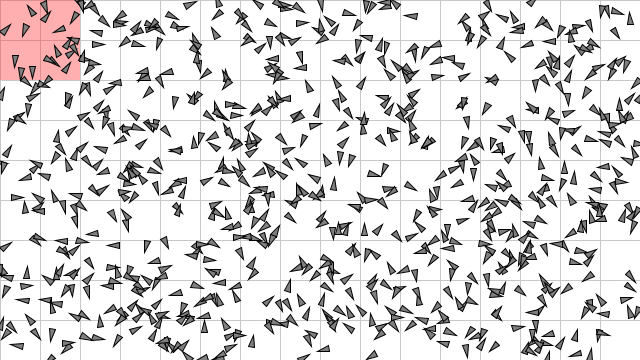
Frame 1 (no input)
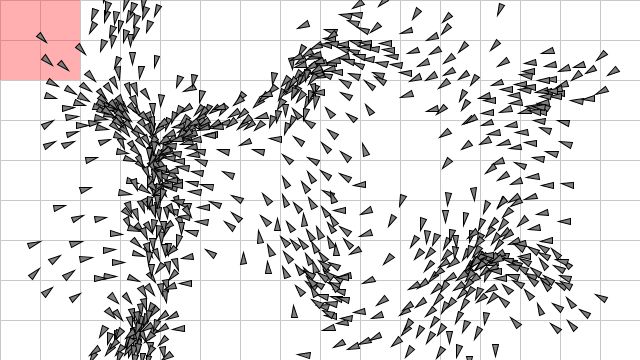
Frame 60 (the mouse pressed at the canvas centre just before this capture)
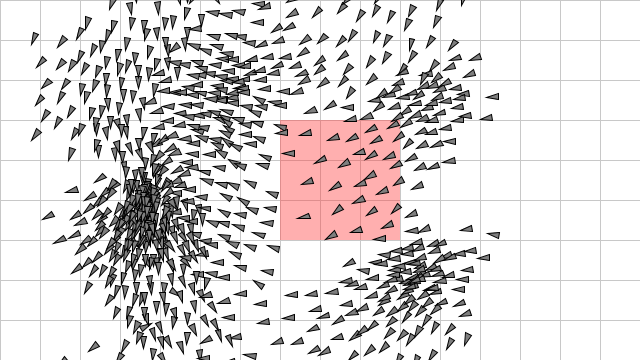
Frame 120 (the mouse held since frame 60 and released just before this capture)

The Processing sketch that drew these frames (run headless with seeded random() and noise(); from frame 60 on, the mouse is pressed at the canvas centre):

// Processing sketch: Example_5_12_Bin_Lattice_Spatial_Separation
// ── Example_5_12_Bin_Lattice_Spatial_Separation.pde
// The Nature of Code
// Daniel Shiffman
// http://natureofcode.com

// Demonstration of Craig Reynolds' "Flocking" behavior
// See: http://www.red3d.com/cwr/
// Rules: Cohesion, Separation, Alignment

// Click mouse to add boids into the system

Flock flock;

// bin-lattice spatial subdivision
ArrayList<ArrayList<ArrayList<Boid>>> grid;
int cols;
int rows;
float resolution = 40; // adjust as necessary

// Creates 3D Grid Array 
void make3DArray(int cols, int rows){
  grid = new ArrayList<>();
  while(grid.size() <= rows){
    grid.add(new ArrayList<>());
  }
  
  for(int i = 0; i < rows; i++){
    ArrayList<ArrayList<Boid>> rowList = grid.get(i);
    while(rowList.size() <= cols){
      rowList.add(new ArrayList<Boid>());
    }
  }
}

void setup() {
  size(640, 360);
  cols = floor(width / resolution);
  rows = floor(height / resolution);
  make3DArray(cols, rows);
  
  flock = new Flock();
  
  // Add an initial set of boids into the system
  for (int i = 0; i < 800; i++) {
    Boid boid = new Boid(random(width), random(height));
    flock.addBoid(boid);
  }
}

void draw() {
  background(255);

  // Reset grid at the beginning of each frame
  for(int i = 0; i < rows; i++){
    for(int j = 0; j < cols; j++){
      grid.get(i).get(j).clear();
    }
  }

  // Place each boid into the appropriate cell in the grid
  for (Boid boid : flock.boids) {
    int col = floor(boid.position.x / resolution);
    int row = floor(boid.position.y / resolution);
    col = constrain(col, 0, cols - 1);
    row = constrain(row, 0, rows - 1);
    grid.get(row).get(col).add(boid);
  }

  // Draw the grid
  stroke(200);
  strokeWeight(1);

  // Draw vertical lines
  for (int i = 0; i <= cols; i++) {
    float x = i * resolution;
    line(x, 0, x, height);
  }

  // Draw horizontal lines
  for (int j = 0; j <= rows; j++) {
    float y = j * resolution;
    line(0, y, width, y);
  }

  // Highlight the 3x3 neighborhood the mouse is over
  int mouseCol = floor(mouseX / resolution);
  int mouseRow = floor(mouseY / resolution);
  noStroke();
  fill(255, 50, 50, 100); // Semi-transparent red
  for (int i = -1; i <= 1; i++) {
    for (int j = -1; j <= 1; j++) {
      int col = mouseCol + i;
      int row = mouseRow + j;
      // Check if the cell is within the grid
      if (col >= 0 && col < cols && row >= 0 && row < rows) {
        rect(col * resolution, row * resolution, resolution, resolution);
      }
    }
  }

  flock.run();
}

// Add a new boid into the System
void mouseDragged() {
  flock.addBoid(new Boid(mouseX, mouseY));
}

// ── Boid.pde
// The Nature of Code
// Daniel Shiffman
// http://natureofcode.com

// Boid class
// Methods for Separation, Cohesion, Alignment added

class Boid {
  PVector position;
  PVector velocity;
  PVector acceleration;
  float r;
  float maxspeed;
  float maxforce;
  
  Boid(float x, float y) {
    this.acceleration = new PVector(0, 0);
    this.velocity = new PVector(random(-1, 1), random(-1, 1));
    this.position = new PVector(x, y);
    this.r = 3.0;
    this.maxspeed = 3; // Maximum speed
    this.maxforce = 0.05; // Maximum steering force
  }
  
  // No argument to run() anymore, could bring in grid 
  // but accessing it as global variable instead
  void run() {
    int col = (int)Math.floor(this.position.x / resolution);
    int row = (int)Math.floor(this.position.y / resolution);
    ArrayList<Boid> neighbors = new ArrayList<>();

    // Check cells in a 3x3 block around the current boid
    for (int i = -1; i <= 1; i++) {
      for (int j = -1; j <= 1; j++) {
        int newCol = col + i;
        int newRow = row + j;
        // Make sure this is a valid cell
        if (newCol >= 0 && newCol < cols && newRow >= 0 && newRow < rows) {
          // Add all boids in this cell to neighbors
          grid.get(newRow).get(newCol);
          
          ArrayList<Boid> cell = grid.get(newRow).get(newCol);
          for(int b = 0; b < cell.size(); b++){
            neighbors.add(cell.get(b));
          }
        }
      }
    }
    
    this.flock(neighbors);
    this.update();
    this.borders();
    this.show();
  }

  void applyForce(PVector force) {
    // We could add mass here if we want A = F / M
    this.acceleration.add(force);
  }

  // We accumulate a new acceleration each time based on three rules
  void flock(ArrayList<Boid> boids) {
    PVector sep = this.separate(boids); // Separation
    PVector ali = this.align(boids); // Alignment
    PVector coh = this.cohesion(boids); // Cohesion
    // Arbitrarily weight these forces
    sep.mult(1.5);
    ali.mult(1.0);
    coh.mult(1.0);
    // Add the force vectors to acceleration
    this.applyForce(sep);
    this.applyForce(ali);
    this.applyForce(coh);
  }

  // Method to update location
  void update() {
    // Update velocity
    this.velocity.add(this.acceleration);
    // Limit speed
    this.velocity.limit(this.maxspeed);
    this.position.add(this.velocity);
    // Reset accelertion to 0 each cycle
    this.acceleration.mult(0);
  }

  // A method that calculates and applies a steering force towards a target
  // STEER = DESIRED MINUS VELOCITY
  PVector seek(PVector target) {
    PVector desired = PVector.sub(target, this.position); // A vector pointing from the location to the target
    // Normalize desired and scale to maximum speed
    desired.normalize();
    desired.mult(this.maxspeed);
    // Steering = Desired minus Velocity
    PVector steer = PVector.sub(desired, this.velocity);
    steer.limit(this.maxforce); // Limit to maximum steering force
    return steer;
  }

  void show() {
    // Draw a triangle rotated in the direction of velocity
    float angle = this.velocity.heading();
    fill(127);
    stroke(0);
    push();
    translate(this.position.x, this.position.y);
    rotate(angle);
    beginShape();
    vertex(this.r * 2, 0);
    vertex(-this.r * 2, -this.r);
    vertex(-this.r * 2, this.r);
    endShape(CLOSE);
    pop();
  }

  // Wraparound
  void borders() {
    if (this.position.x < -this.r) this.position.x = width + this.r;
    if (this.position.y < -this.r) this.position.y = height + this.r;
    if (this.position.x > width + this.r) this.position.x = -this.r;
    if (this.position.y > height + this.r) this.position.y = -this.r;
  }

  // Separation
  // Method checks for nearby boids and steers away
  PVector separate(ArrayList<Boid> boids) {
    float desiredseparation = 25.0;
    PVector steer = new PVector(0, 0);
    int count = 0;
    // For every boid in the system, check if it's too close
    for (int i = 0; i < boids.size(); i++) {
      float d = PVector.dist(this.position, boids.get(i).position);
      // If the distance is greater than 0 and less than an arbitrary amount (0 when you are yourself)
      if (d > 0 && d < desiredseparation) {
        // Calculate vector pointing away from neighbor
        PVector diff = PVector.sub(this.position, boids.get(i).position);
        diff.normalize();
        diff.div(d); // Weight by distance
        steer.add(diff);
        count++; // Keep track of how many
      }
    }
    // Average -- divide by how many
    if (count > 0) {
      steer.div(count);
    }

    // As long as the vector is greater than 0
    if (steer.mag() > 0) {
      // Implement Reynolds: Steering = Desired - Velocity
      steer.normalize();
      steer.mult(this.maxspeed);
      steer.sub(this.velocity);
      steer.limit(this.maxforce);
    }
    return steer;
  }

  // Alignment
  // For every nearby boid in the system, calculate the average velocity
  PVector align(ArrayList<Boid> boids) {
    float neighbordist = 50;
    PVector sum = new PVector(0, 0);
    int count = 0;
    for (int i = 0; i < boids.size(); i++) {
      float d = PVector.dist(this.position, boids.get(i).position);
      if (d > 0 && d < neighbordist) {
        sum.add(boids.get(i).velocity);
        count++;
      }
    }
    if (count > 0) {
      sum.div(count);
      sum.normalize();
      sum.mult(this.maxspeed);
      PVector steer = PVector.sub(sum, this.velocity);
      steer.limit(this.maxforce);
      return steer;
    } else {
      return new PVector(0, 0);
    }
  }

  // Cohesion
  // For the average location (i.e. center) of all nearby boids, calculate steering vector towards that location
  PVector cohesion(ArrayList<Boid> boids) {
    float neighbordist = 50;
    PVector sum = new PVector(0, 0); // Start with empty vector to accumulate all locations
    int count = 0;
    for (int i = 0; i < boids.size(); i++) {
      float d = PVector.dist(this.position, boids.get(i).position);
      if (d > 0 && d < neighbordist) {
        sum.add(boids.get(i).position); // Add location
        count++;
      }
    }
    if (count > 0) {
      sum.div(count);
      return this.seek(sum); // Steer towards the location
    } else {
      return new PVector(0, 0);
    }
  }
}

// ── Flock.pde
// The Nature of Code
// Daniel Shiffman
// http://natureofcode.com

// Flock object
// Does very little, simply manages the array of all the boids

class Flock {
  
  ArrayList<Boid> boids;

  Flock() {
    // An array for all the boids
    this.boids = new ArrayList<Boid>(); // Initialize the array
  }

  void run() {
    for (Boid boid : this.boids) {
      boid.run();
    }
  }

  void addBoid(Boid boid) {
    this.boids.add(boid);
  }
}
